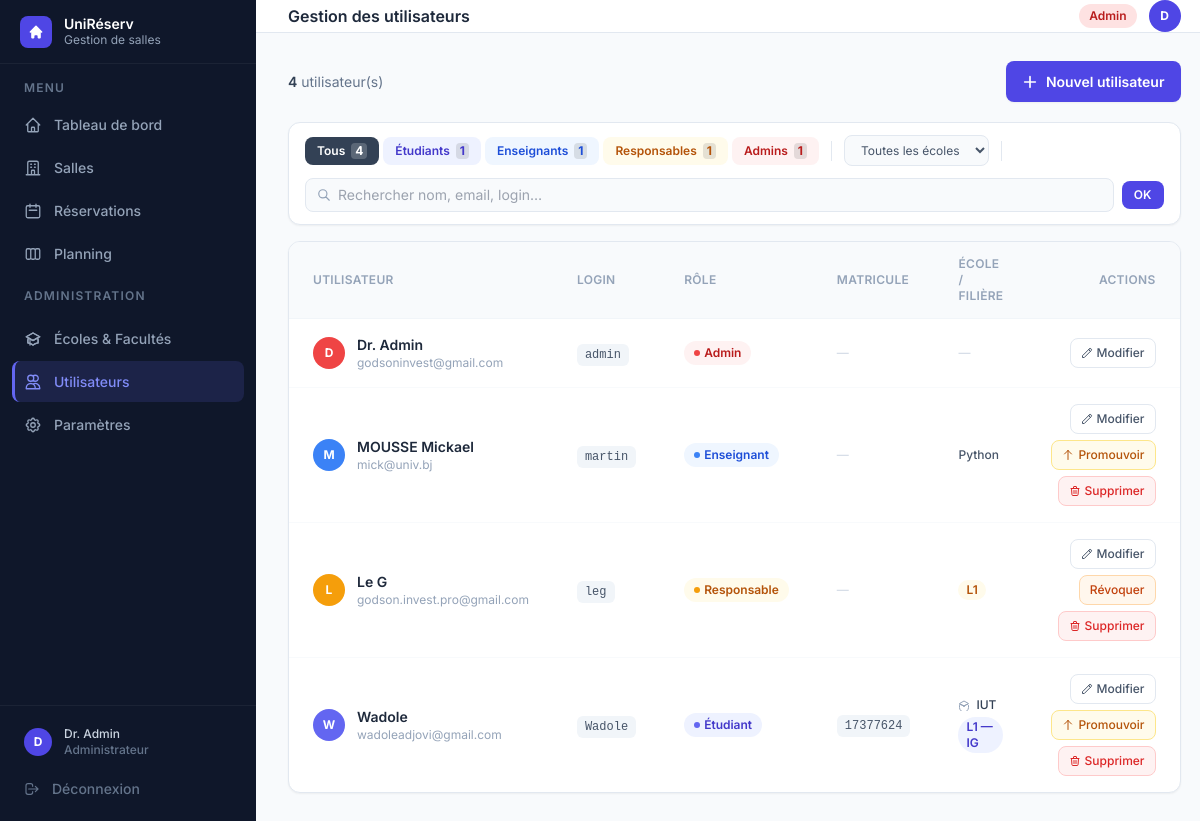
/utilisateurs (signed in), run on an earlier commit of the app's database.
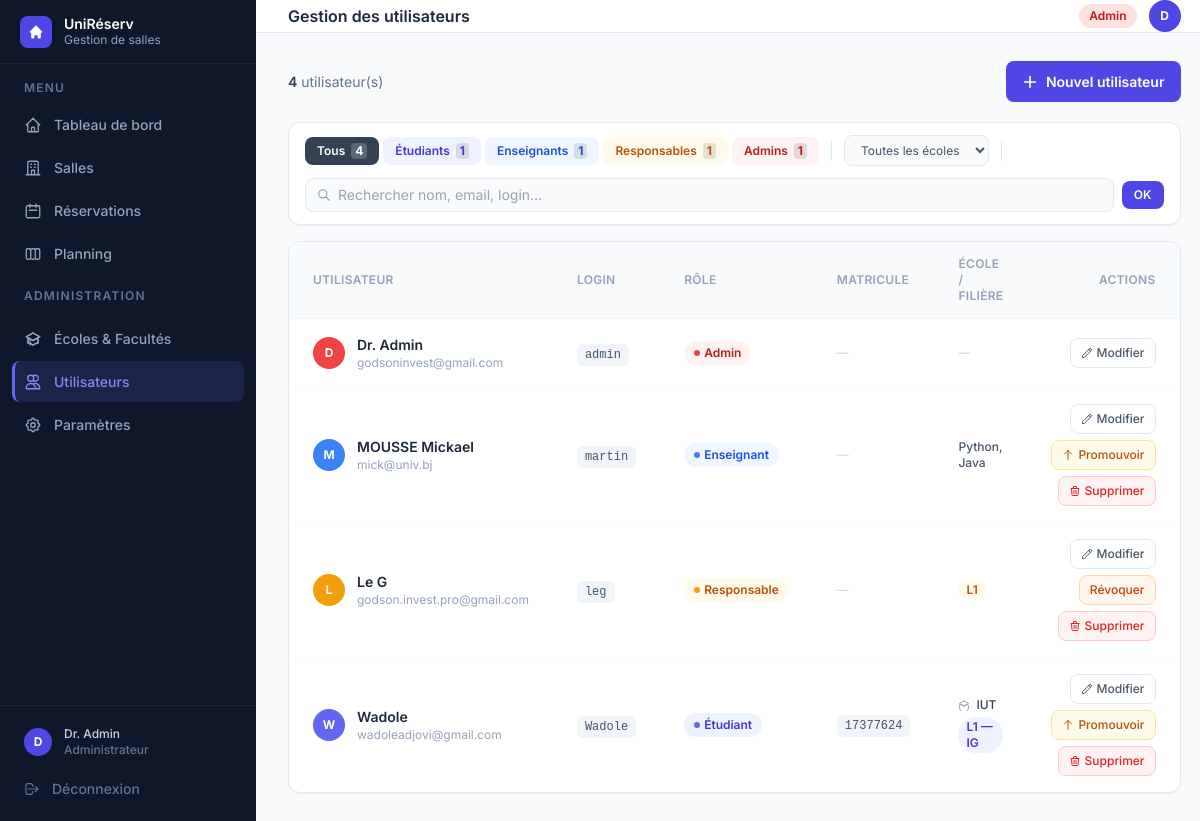
And on a later commit of the database.
### tables this page shows
CREATE TABLE utilisateurs (
            id               INTEGER PRIMARY KEY,
            nom              TEXT    NOT NULL,
            email            TEXT    NOT NULL UNIQUE,
            login            TEXT    NOT NULL UNIQUE,
            mot_de_passe     TEXT    NOT NULL,
            role             TEXT    NOT NULL,
            date_inscription TEXT    NOT NULL,
            matricule        TEXT,
            classe           TEXT,
            matiere          TEXT
        , ecole_id INTEGER, unite_formation_id INTEGER);

### gestion de salle/app.py (the view)
@app.route("/utilisateurs")
@login_required
@admin_required
def utilisateurs():
    bd, utilisateurs_dict, _, _ = get_data()
    tous = list(utilisateurs_dict.values())
    ecoles     = bd.charger_toutes_ecoles()
    unites     = bd.charger_toutes_unites()
    ecole_map  = {e.id: e for e in ecoles}
    unite_map  = {u.id: u for u in unites}
    filtre_role   = request.args.get("role", "").strip()
    filtre_search = request.args.get("q", "").strip().lower()
    filtre_ecole  = request.args.get("ecole", "").strip()
    resultats = tous
    if filtre_role:
        resultats = [u for u in resultats if u.role == filtre_role]
    if filtre_ecole and filtre_ecole.isdigit():
        eid = int(filtre_ecole)
        resultats = [u for u in resultats if getattr(u, "ecole_id", None) == eid]
    if filtre_search:
        resultats = [u for u in resultats
                     if filtre_search in u.nom.lower()
                     or filtre_search in u.email.lower()
                     or filtre_search in u.login.lower()
                     or filtre_search in getattr(u, "matricule", "").lower()]
    compteurs = {
        "tous":        len(tous),
        "etudiant":    sum(1 for u in tous if u.role == "etudiant"),
        "enseignant":  sum(1 for u in tous if u.role == "enseignant"),
        "responsable": sum(1 for u in tous if u.role == "responsable"),
        "admin":       sum(1 for u in tous if u.role == "admin"),
    }
    return render_template("utilisateurs.html", active="utilisateurs",
                           utilisateurs=resultats,
                           filtre_role=filtre_role,
                           filtre_search=filtre_search,
                           filtre_ecole=filtre_ecole,
                           compteurs=compteurs,
                           ecoles=ecoles,
                           ecole_map=ecole_map,
                           unite_map=unite_map)

### gestion de salle/app.py (called while the page is built)
def get_bd():
    return BaseDonneesSQLite()

@app.context_processor
def inject_format_classe():
    return dict(format_classe=_format_classe)

def get_data():
    bd   = get_bd()
    tout = bd.charger_tout()
    maintenant = datetime.now()
    for r in tout["reservations"]:
        if r.statut in (StatutReservation.CONFIRMEE, StatutReservation.EN_ATTENTE):
            if datetime.combine(r.date, r.heure_fin) < maintenant:
                r._Reservation__statut = StatutReservation.TERMINEE
                bd.sauvegarder_reservation(r)
    return (
        bd,
        {u.id: u for u in tout["utilisateurs"]},
        {s.id: s for s in tout["salles"]},
        tout["reservations"],
    )

def login_required(f):
    @wraps(f)
    def decorated(*args, **kwargs):
        if "user_id" not in session:
            return redirect(url_for("login"))
        return f(*args, **kwargs)
    return decorated

def admin_required(f):
    @wraps(f)
    def decorated(*args, **kwargs):
        if session.get("user_role") != "admin":
            flash("Accès réservé aux administrateurs.", "error")
            return redirect(url_for("dashboard"))
        return f(*args, **kwargs)
    return decorated

### gestion de salle/templates/utilisateurs.html (shortened to what the changed rows need)
{% extends "base.html" %}
{% block heading %}Gestion des utilisateurs{% endblock %}
{% block content %}
<div class="bg-white rounded-xl border border-slate-200 shadow-sm overflow-hidden">
  {% if utilisateurs %}
  <div class="overflow-x-auto">
    <table class="w-full text-sm">
      <thead>
        <tr class="border-b border-slate-100 bg-slate-50">
          <th class="px-6 py-3.5 text-left text-xs font-semibold text-slate-400 uppercase tracking-wide">Utilisateur</th>
          <th class="px-6 py-3.5 text-left text-xs font-semibold text-slate-400 uppercase tracking-wide">Login</th>
          <th class="px-6 py-3.5 text-left text-xs font-semibold text-slate-400 uppercase tracking-wide">Rôle</th>
          <th class="px-6 py-3.5 text-left text-xs font-semibold text-slate-400 uppercase tracking-wide">Matricule</th>
          <th class="px-6 py-3.5 text-left text-xs font-semibold text-slate-400 uppercase tracking-wide">École / Filière</th>
          <th class="px-6 py-3.5 text-right text-xs font-semibold text-slate-400 uppercase tracking-wide">Actions</th>
        </tr>
      </thead>
      <tbody>
        {% for u in utilisateurs %}
        <tr class="data-row border-b border-slate-50 last:border-0">
          <td class="px-6 py-4">
            <div class="flex items-center gap-3">
              <div class="w-8 h-8 rounded-full flex items-center justify-center text-white text-xs font-bold shrink-0
                {% if u.role=='admin' %}bg-red-500
                {% elif u.role=='responsable' %}bg-amber-500
                {% elif u.role=='enseignant' %}bg-blue-500
                {% else %}bg-indigo-500{% endif %}">
                {{ u.nom[0].upper() }}
              </div>
              <div>
                <p class="font-semibold text-slate-800">
                  {% if filtre_search and filtre_search in u.nom.lower() %}
                    {{ u.nom | replace(filtre_search, '<mark class="bg-yellow-100 text-yellow-900 rounded px-0.5">' ~ filtre_search ~ '</mark>') | safe }}
                  {% else %}
                    {{ u.nom }}
                  {% endif %}
                </p>
                <p class="text-xs text-slate-400">{{ u.email }}</p>
              </div>
            </div>
          </td>
          <td class="px-6 py-4">
            <code class="text-xs bg-slate-100 text-slate-600 px-2 py-1 rounded-md font-mono">{{ u.login }}</code>
          </td>
          <td class="px-6 py-4">
            {% if u.role == 'admin' %}
              <span class="inline-flex items-center gap-1 px-2.5 py-1 rounded-full text-xs font-semibold bg-red-50 text-red-700">
                <span class="w-1.5 h-1.5 rounded-full bg-red-500"></span>Admin
              </span>
            {% elif u.role == 'responsable' %}
              <span class="inline-flex items-center gap-1 px-2.5 py-1 rounded-full text-xs font-semibold bg-amber-50 text-amber-700">
                <span class="w-1.5 h-1.5 rounded-full bg-amber-500"></span>Responsable
              </span>
            {% elif u.role == 'enseignant' %}
              <span class="inline-flex items-center gap-1 px-2.5 py-1 rounded-full text-xs font-semibold bg-blue-50 text-blue-700">
                <span class="w-1.5 h-1.5 rounded-full bg-blue-500"></span>Enseignant
              </span>
            {% else %}
              <span class="inline-flex items-center gap-1 px-2.5 py-1 rounded-full text-xs font-semibold bg-indigo-50 text-indigo-700">
                <span class="w-1.5 h-1.5 rounded-full bg-indigo-500"></span>Étudiant
              </span>
            {% endif %}
          </td>
          <td class="px-6 py-4 text-xs">
            {% if u.role == 'etudiant' %}
              <code class="text-xs bg-slate-100 text-slate-600 px-2 py-1 rounded-md font-mono">
                {{ u.matricule or '—' }}
              </code>
            {% else %}
              <span class="text-slate-300">—</span>
            {% endif %}
          </td>
          <td class="px-6 py-4 text-xs">
            {% if u.role == 'etudiant' %}
              <div class="space-y-1">
                {% if u.ecole_id and ecole_map.get(u.ecole_id) %}
                <div class="flex items-center gap-1.5">
                  <svg class="w-3 h-3 text-slate-400 shrink-0" fill="none" stroke="currentColor" stroke-width="2" viewBox="0 0 24 24">
                    <path stroke-linecap="round" stroke-linejoin="round" d="M12 14l9-5-9-5-9 5 9 5z"/>
                    <path stroke-linecap="round" stroke-linejoin="round" d="M12 14l6.16-3.422A12.083 12.083 0 0121 12.5V17a9 9 0 01-18 0v-4.5c0-.68.14-1.33.384-1.922L12 14z"/>
                  </svg>
                  <span class="text-slate-700 font-medium">{{ ecole_map[u.ecole_id].abreviation or ecole_map[u.ecole_id].nom }}</span>
                </div>
                {% endif %}
                {% if u.unite_formation_id and unite_map.get(u.unite_formation_id) %}
                  {% set unite = unite_map[u.unite_formation_id] %}
                  <span class="inline-flex items-center px-2 py-0.5 rounded-full text-xs font-semibold bg-indigo-50 text-indigo-700">
                    {{ unite.niveau }}{% if unite.abreviation %} — {{ unite.abreviation }}{% endif %}
                  </span>
                {% elif u.classe %}
                  <span class="inline-flex items-center px-2 py-0.5 rounded-full text-xs font-semibold bg-indigo-50 text-indigo-700">
                    {{ u.classe }}
                  </span>
                {% endif %}
              </div>
            {% elif u.role == 'enseignant' %}
              <span class="text-slate-600 font-medium">{{ u.matiere or '—' }}</span>
            {% elif u.role == 'responsable' %}
              <span class="inline-flex items-center px-2 py-0.5 rounded-full text-xs font-semibold bg-amber-50 text-amber-700">
                {{ u.classe or '—' }}
              </span>
            {% else %}
              <span class="text-slate-300">—</span>
            {% endif %}
          </td>
          <td class="px-6 py-4">
            <div class="flex items-center justify-end gap-1.5 flex-wrap">
              <a href="{{ url_for('utilisateurs_modifier', user_id=u.id) }}"
                 class="inline-flex items-center gap-1 px-2.5 py-1.5 rounded-lg border border-slate-200 hover:bg-slate-50 text-slate-600 text-xs font-medium transition">
                <svg class="w-3 h-3" fill="none" stroke="currentColor" stroke-width="2" viewBox="0 0 24 24">
                  <path stroke-linecap="round" stroke-linejoin="round" d="M15.232 5.232l3.536 3.536m-2.036-5.036a2.5 2.5 0 113.536 3.536L6.5 21.036H3v-3.572L16.732 3.732z"/>
                </svg>
                Modifier
              </a>
              {% if u.role != 'admin' and u.id != session.user_id %}
                {% if u.role in ('etudiant', 'enseignant') %}
                <form method="POST" action="{{ url_for('utilisateurs_promouvoir', user_id=u.id) }}" class="inline"
                      onsubmit="return promptClasse(this)">
                  <button type="submit"
                    class="inline-flex items-center gap-1 px-2.5 py-1.5 rounded-lg border border-amber-200 bg-amber-50 hover:bg-amber-100 text-amber-700 text-xs font-medium transition">
                    <svg class="w-3 h-3" fill="none" stroke="currentColor" stroke-width="2" viewBox="0 0 24 24">
                      <path stroke-linecap="round" stroke-linejoin="round" d="M5 10l7-7m0 0l7 7m-7-7v18"/>
                    </svg>
                    Promouvoir
                  </button>
                </form>
                {% endif %}
                <form method="POST" action="{{ url_for('utilisateurs_supprimer', user_id=u.id) }}" class="inline"
                      onsubmit="return confirm('Supprimer l\'utilisateur {{ u.nom }} ?')">
                  <button type="submit"
                    class="inline-flex items-center gap-1 px-2.5 py-1.5 rounded-lg border border-red-200 bg-red-50 hover:bg-red-100 text-red-600 text-xs font-medium transition">
                    <svg class="w-3 h-3" fill="none" stroke="currentColor" stroke-width="2" viewBox="0 0 24 24">
                      <path stroke-linecap="round" stroke-linejoin="round" d="M19 7l-.867 12.142A2 2 0 0116.138 21H7.862a2 2 0 01-1.995-1.858L5 7m5 4v6m4-6v6m1-10V4a1 1 0 00-1-1h-4a1 1 0 00-1 1v3M4 7h16"/>
                    </svg>
                    Supprimer
                  </button>
                </form>
              {% endif %}
            </div>
          </td>
        </tr>
        {% endfor %}
      </tbody>
    </table>
  </div>
  {% endif %}
</div>
{% endblock %}

What changed in the data, as far as the page shows it:
changed utilisateurs "MOUSSE Mickael": matiere "Python" → "Python, Java"
